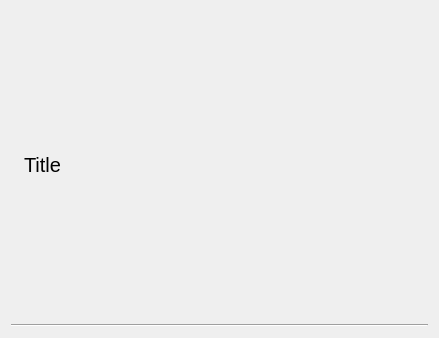
<?xml version="1.0" encoding="UTF-8"?>
<ui version="4.0">
 <class>NormalWidget</class>
 <widget class="QWidget" name="NormalWidget">
  <property name="geometry">
   <rect>
    <x>0</x>
    <y>0</y>
    <width>439</width>
    <height>338</height>
   </rect>
  </property>
  <property name="windowTitle">
   <string>Form</string>
  </property>
  <layout class="QVBoxLayout" name="verticalLayout">
   <item>
    <layout class="QHBoxLayout" name="horizontalLayout">
     <item>
      <widget class="QLabel" name="label">
       <property name="text">
        <string/>
       </property>
       <property name="pixmap">
        <pixmap resource="../imperion/imperion.qrc">:/images/icon_32.png</pixmap>
       </property>
      </widget>
     </item>
     <item>
      <widget class="QLabel" name="labelTitle">
       <property name="sizePolicy">
        <sizepolicy hsizetype="Expanding" vsizetype="Preferred">
         <horstretch>0</horstretch>
         <verstretch>0</verstretch>
        </sizepolicy>
       </property>
       <property name="styleSheet">
        <string notr="true">font-size: 20px;</string>
       </property>
       <property name="text">
        <string>Title</string>
       </property>
      </widget>
     </item>
    </layout>
   </item>
   <item>
    <widget class="Line" name="line">
     <property name="orientation">
      <enum>Qt::Horizontal</enum>
     </property>
    </widget>
   </item>
  </layout>
 </widget>
 <resources>
  <include location="../imperion/imperion.qrc"/>
 </resources>
 <connections/>
</ui>
